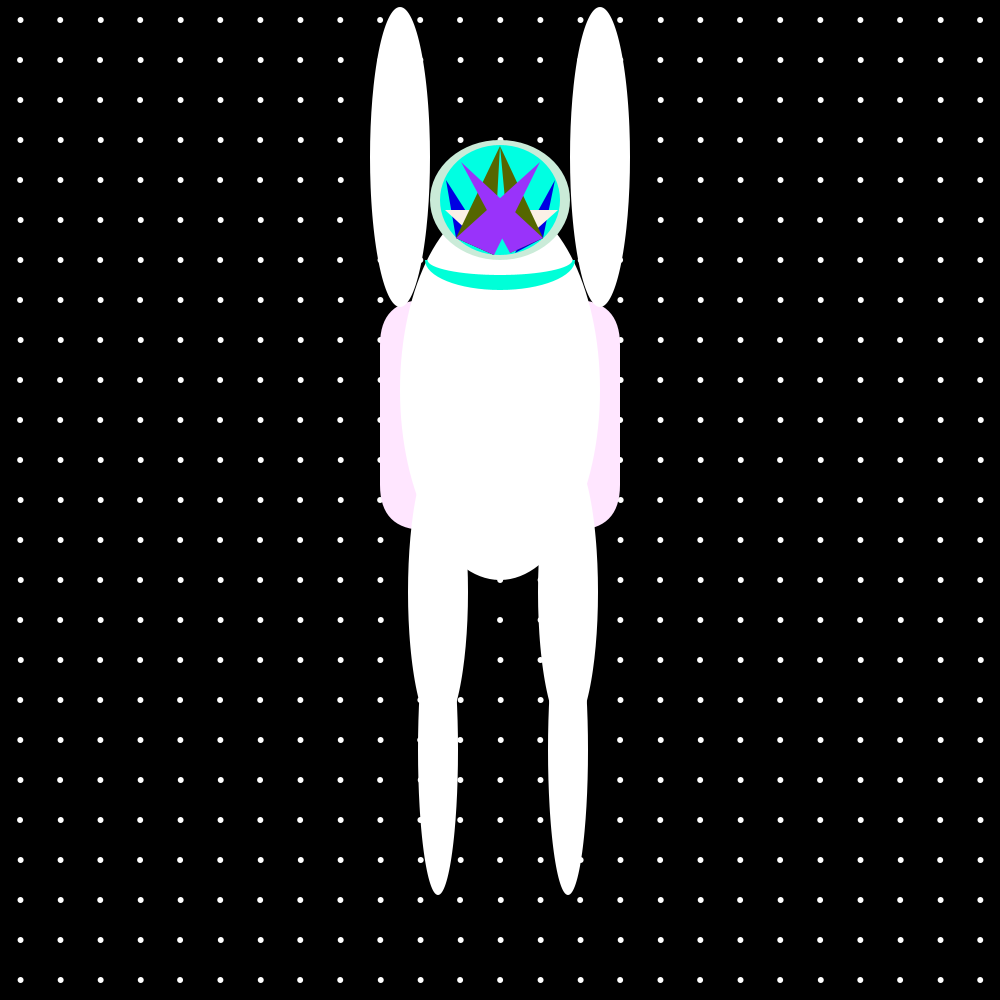
Frame 1 (no input)
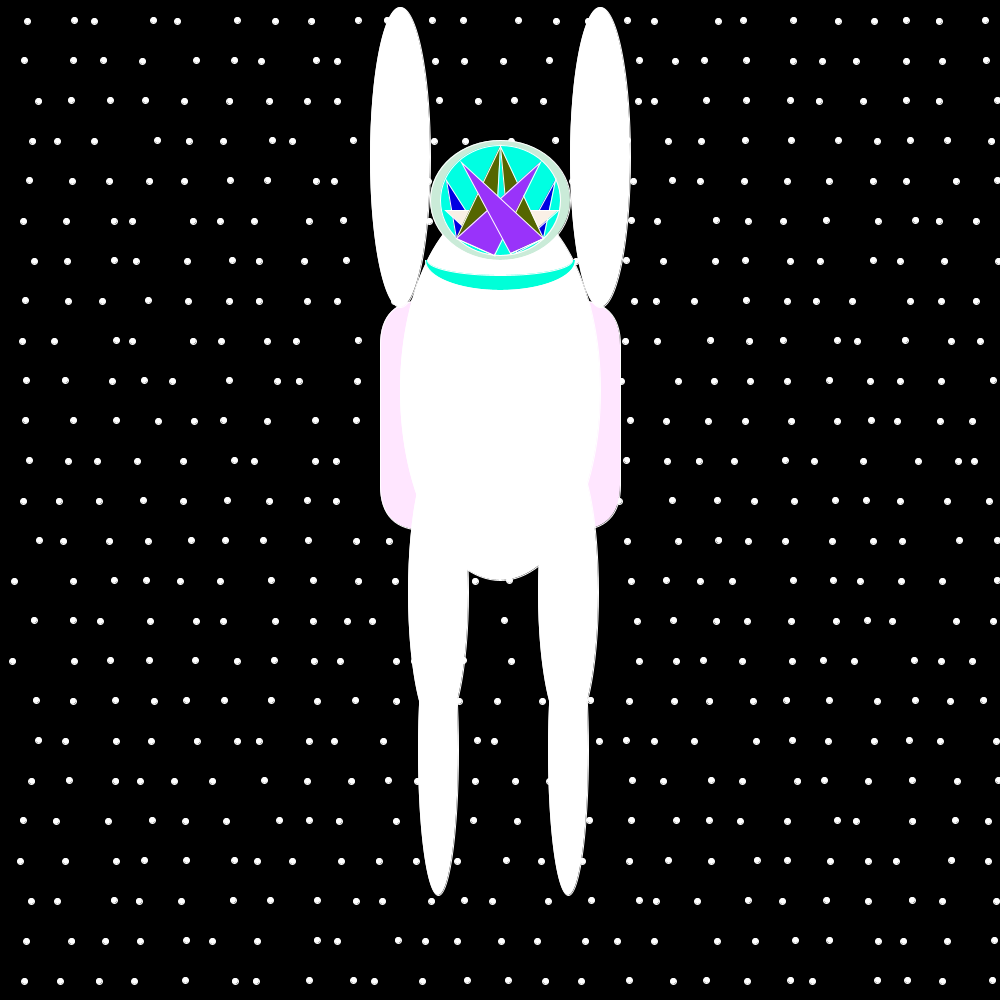
Frame 60 (the mouse pressed at the canvas centre just before this capture)
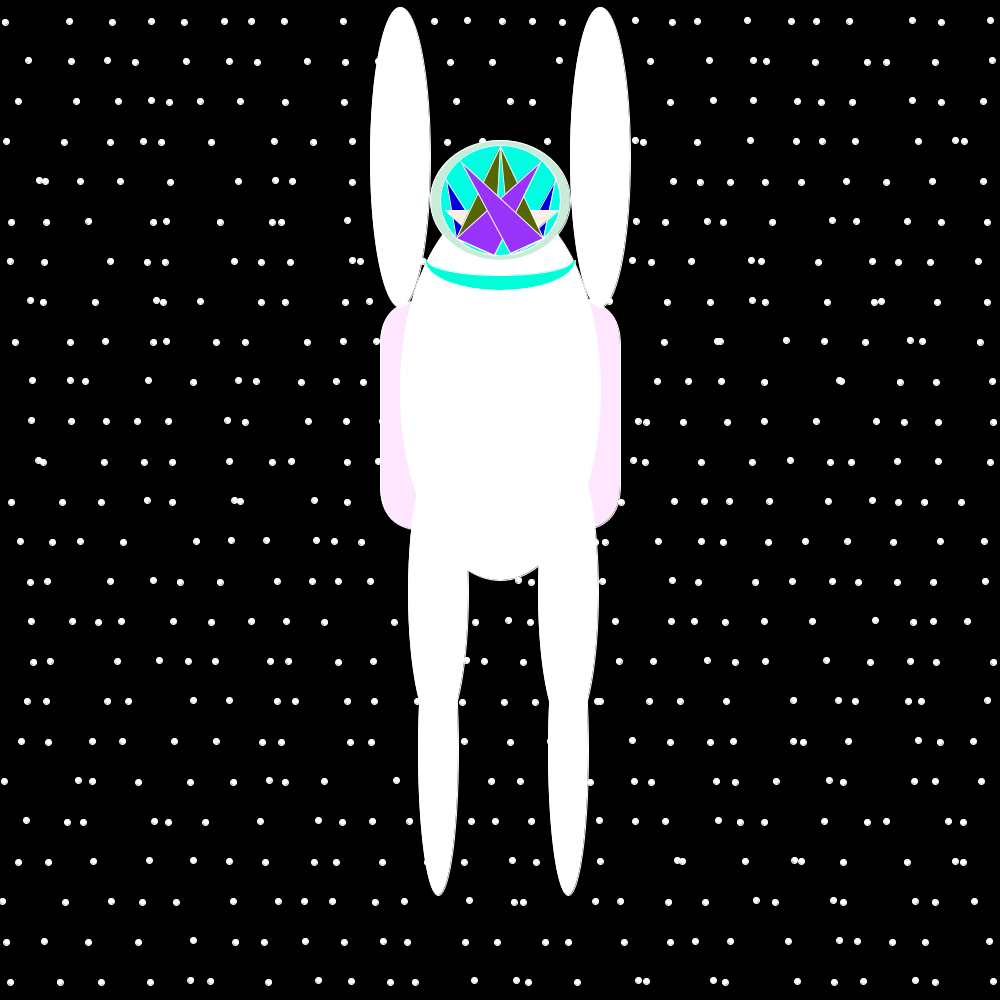
Frame 120 (the mouse held since frame 60 and released just before this capture)

The Processing sketch that drew these frames (run headless with seeded random() and noise(); from frame 60 on, the mouse is pressed at the canvas centre):

// Processing sketch: astronaut
// ── astronaut.pde
class Module {
  int xOffset;
  int yOffset;
  float x, y;
  int unit;
  int xDirection = 1;
  int yDirection = 1;
  float speed; 
  
  Module(int xOffsetTemp, int yOffsetTemp, int xTemp, int yTemp, float speedTemp, int tempUnit) {
    xOffset = xOffsetTemp;
    yOffset = yOffsetTemp;
    x = xTemp;
    y = yTemp;
    speed = speedTemp;
    unit = tempUnit;
  }
  

  void update() {
    x = x + (speed * xDirection);
    if (x >= unit || x <= 0) {
      xDirection *= -1;
      x = x + (1 * xDirection);
      y = y + (1 * yDirection);
    }
    if (y >= unit || y <= 0) {
      yDirection *= -1;
      y = y + (1 * yDirection);
    }
  }
  

  void display() {
    fill(255);
    ellipse(xOffset + x, yOffset + y, 6, 6);
  }
}

int unit = 40;
int count;
Module[] mods;



PShape square; 
void setup() {
  size(1000, 1000);
  background(0,0,0);
  
  noStroke();
  int wideCount = width / unit;
  int highCount = height / unit;
  count = wideCount * highCount;
  mods = new Module[count];

  int index = 0;
  for (int y = 0; y < highCount; y++) {
    for (int x = 0; x < wideCount; x++) {
      mods[index++] = new Module(x*unit, y*unit, unit/2, unit/2, random(0.05, 0.8), unit);
    }
  }
}

void draw() {
  background(0);
   for (Module mod : mods) {
    mod.update();
    mod.display();
  }


fill(255,230,255);
rect(380, 300, 240, 230, 45);
fill(255,255,255);

ellipse(500, 390, 200, 380);



fill(202,235,216);
ellipse(500, 200, 140, 120); 

fill(0,255,226);
ellipse(500,200, 120, 110); 

fill(0,0,226);

triangle(446, 180, 456, 238, 494, 255);
triangle(555, 180, 543, 238, 515, 253);

fill(250,240,230);
triangle(445, 210, 494, 210, 494, 255);
triangle(558,210,510, 210, 510, 253);

fill(85,102,0);
triangle(500,146,456, 238, 494, 255);
triangle(500,146,543, 238, 510, 253);

fill(153,51,250);
triangle(540,162,456, 238, 494, 255);
triangle(461,162,543, 238, 510, 253);


fill(0,255,216);
arc(500, 260, 150, 60, 0, PI);
fill(255,255,255);
arc(500, 260, 145, 30, 0, PI);


fill(255,255,255);
ellipse(438, 592, 60, 280);
ellipse(568, 592, 60, 280);


fill(255,255,255);
ellipse(438, 750, 40, 290);
ellipse(568, 750, 40, 290);

fill(255,255,255);
ellipse(400, 157, 60, 300);
fill(255,255,255);
ellipse(600, 157, 60, 300);


stroke(255,255,255);

}
